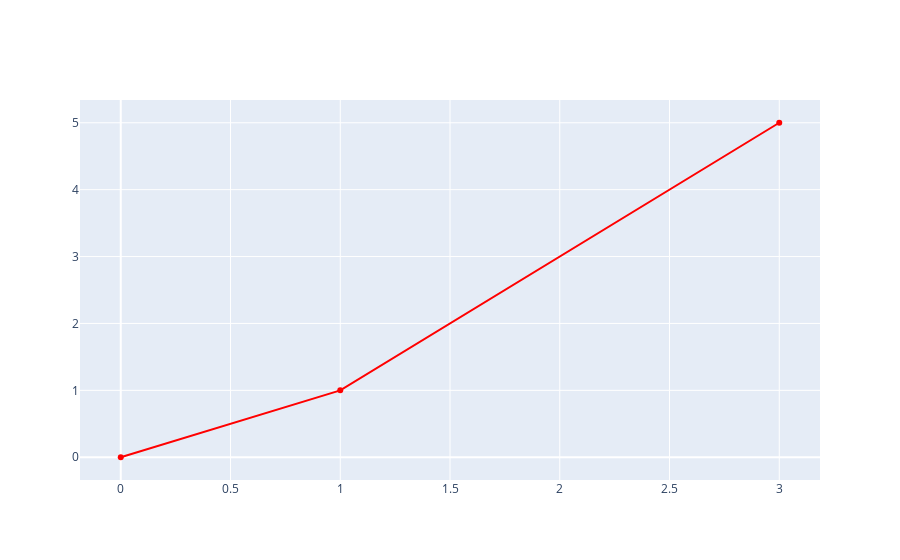

This figure's notebook cell:
### Markdown cell above
## Basics of Plotly

Full API is available at: https://plot.ly/python/reference

Keep this open to refer to during the session

### Code cell
data = [go.Scatter(x=[0, 1, 3], y=[0, 1, 5], line=dict(color='red'))] # define data
pltly.iplot(data) # plot data

### Figure 1 — Plotly figure (JSON) as saved in the notebook; plotly's stock layout.template omitted (floating-point values rounded to 4 significant figures)
{"data": [{"line": {"color": "red"}, "type": "scatter", "x": [0, 1, 3], "y": [0, 1, 5]}], "layout": {}}
